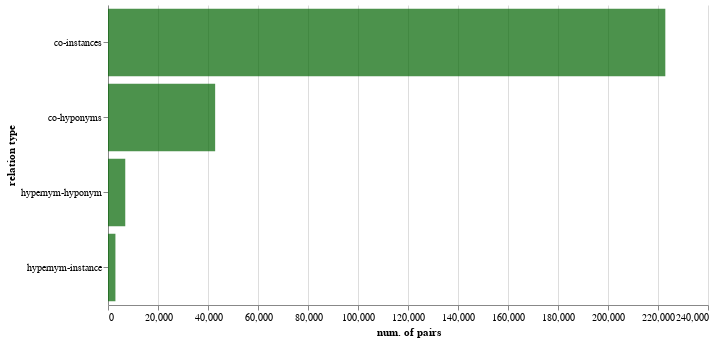

Here is the notebook cell this chart was saved with:
### Markdown cell above
## Dataset statistics

### Code cell
bar = (
    alt.Chart(new_df.groupby("relation_type", as_index=False).size())
    .mark_bar(opacity=0.7)
    .encode(
        x=alt.X("size:Q", title="num. of pairs"),
        y=alt.Y("relation_type:N", title="relation type", sort="-x"),
        tooltip=[
            alt.Tooltip("relation_type:N", title="relation type"),
            alt.Tooltip("size:Q", title="num. of pairs"),
        ],
        color=alt.ColorValue("darkgreen"),
    )
)
bar.properties(width=600, height=300).configure_view(strokeWidth=0)

### Figure 1 — Vega-Lite specification as saved in the notebook (floating-point values rounded to 4 significant figures)
{"config": {"view": {"continuousWidth": 400, "continuousHeight": 300, "strokeWidth": 0}}, "data": {"name": "data-b789e27af15336995161b0d9b9a5ee43"}, "mark": {"type": "bar", "opacity": 0.7}, "encoding": {"color": {"value": "darkgreen"}, "tooltip": [{"field": "relation_type", "title": "relation type", "type": "nominal"}, {"field": "size", "title": "num. of pairs", "type": "quantitative"}], "x": {"field": "size", "title": "num. of pairs", "type": "quantitative"}, "y": {"field": "relation_type", "sort": "-x", "title": "relation type", "type": "nominal"}}, "height": 300, "width": 600, "$schema": "https://vega.github.io/schema/vega-lite/v4.17.0.json", "datasets": {"data-b789e27af15336995161b0d9b9a5ee43": [{"relation_type": "co-hyponyms", "size": 42860}, {"relation_type": "co-instances", "size": 222927}, {"relation_type": "hypernym-hyponym", "size": 6906}, {"relation_type": "hypernym-instance", "size": 2971}]}}
